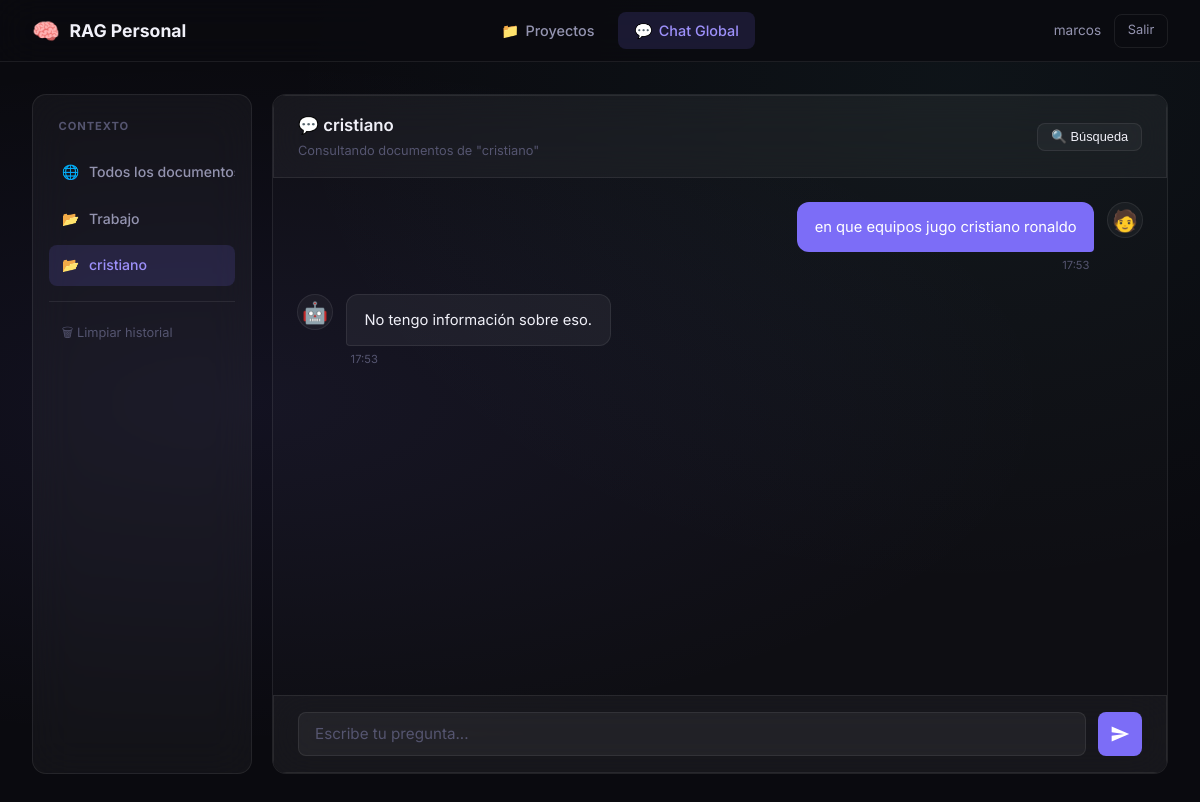
Page /chat/2 (signed in) on the committed database.
### tables this page shows
CREATE TABLE usuarios (
        id INTEGER PRIMARY KEY AUTOINCREMENT,
        nombre TEXT NOT NULL,
        email TEXT NOT NULL UNIQUE,
        password_hash TEXT NOT NULL,
        creado_en TEXT NOT NULL
    );

CREATE TABLE proyectos (
        id INTEGER PRIMARY KEY AUTOINCREMENT,
        usuario_id INTEGER NOT NULL,
        nombre TEXT NOT NULL,
        descripcion TEXT,
        creado_en TEXT NOT NULL,
        FOREIGN KEY(usuario_id) REFERENCES usuarios(id)
    );

CREATE TABLE mensajes_chat (
        id INTEGER PRIMARY KEY AUTOINCREMENT,
        usuario_id INTEGER NOT NULL,
        proyecto_id INTEGER,
        rol TEXT NOT NULL,
        contenido TEXT NOT NULL,
        creado_en TEXT NOT NULL,
        FOREIGN KEY(usuario_id) REFERENCES usuarios(id),
        FOREIGN KEY(proyecto_id) REFERENCES proyectos(id)
    );

### main.py (the view)
@app.get("/chat/{proyecto_id}", response_class=HTMLResponse)
async def chat_proyecto(proyecto_id: int, request: Request):
    u = usuario_actual(request)
    if not u:
        return RedirectResponse("/login", status_code=303)
    conn = conectar()
    proyecto = conn.execute(
        "SELECT * FROM proyectos WHERE id = ? AND usuario_id = ?",
        (proyecto_id, u["id"])
    ).fetchone()
    if not proyecto:
        conn.close()
        return RedirectResponse("/", status_code=303)
    historial = conn.execute(
        "SELECT * FROM mensajes_chat WHERE usuario_id = ? AND proyecto_id = ? ORDER BY creado_en ASC LIMIT 100",
        (u["id"], proyecto_id)
    ).fetchall()
    proyectos = conn.execute(
        "SELECT * FROM proyectos WHERE usuario_id = ?", (u["id"],)
    ).fetchall()
    conn.close()
    return templates.TemplateResponse("chat.html", {
        "request": request,
        "usuario": u,
        "historial": historial,
        "proyectos": proyectos,
        "proyecto_actual": proyecto,
        "activo": "chat",
    })

### templates/chat.html (shortened to what this page needs)
{% extends "base.html" %}
{% block content %}
<div class="chat-layout">
  <aside class="chat-sidebar glass">
    <div class="sidebar-title">Contexto</div>
    <a href="/chat" class="sidebar-item {% if not proyecto_actual %}active{% endif %}">
      <span>🌐</span> Todos los documentos
    </a>
    {% for p in proyectos %}
    <a href="/chat/{{ p.id }}" class="sidebar-item {% if proyecto_actual and proyecto_actual.id == p.id %}active{% endif %}">
      <span>📂</span> {{ p.nombre }}
    </a>
    {% endfor %}
    <div class="sidebar-divider"></div>
    <form method="post" action="/chat/limpiar">
      <button type="submit" class="sidebar-clear" onclick="return confirm('¿Borrar historial?')">
        🗑 Limpiar historial
      </button>
    </form>
  </aside>
  <div class="chat-area">
    <div class="chat-header glass">
      <div>
        <h2 class="chat-title">
          {% if proyecto_actual %}
            💬 {{ proyecto_actual.nombre }}
          {% else %}
            💬 Chat Global
          {% endif %}
        </h2>
        <p class="chat-subtitle">
          {% if proyecto_actual %}
            Consultando documentos de "{{ proyecto_actual.nombre }}"
          {% else %}
            Consultando todos tus documentos
          {% endif %}
        </p>
      </div>
      <button class="btn-secondary btn-sm" id="btn-busqueda" onclick="toggleBusqueda()">🔍 Búsqueda</button>
    </div>
    <div class="chat-messages" id="chat-messages">
      {% for msg in historial %}
      <div class="message message-{{ msg.rol }}">
        <div class="message-avatar">{{ '🧑' if msg.rol == 'user' else '🤖' }}</div>
        <div class="message-bubble">
          <div class="message-content">{{ msg.contenido }}</div>
          <div class="message-time">{{ msg.creado_en[11:16] }}</div>
        </div>
      </div>
      {% endfor %}
    </div>
    <div class="chat-input-area glass">
      <div class="chat-input-row">
        <textarea
          id="chat-input"
          placeholder="Escribe tu pregunta..."
          rows="1"
          class="chat-textarea"
        ></textarea>
        <button class="btn-send" id="btn-enviar" onclick="enviarMensaje()">
          <svg width="20" height="20" viewBox="0 0 24 24" fill="currentColor">
            <path d="M2 21l21-9L2 3v7l15 2-15 2v7z"/>
          </svg>
        </button>
      </div>
    </div>
  </div>
</div>
{% endblock %}

### templates/base.html (shortened to what this page needs)
<!DOCTYPE html>
<html lang="es">
<head>
  <link rel="stylesheet" href="/static/style.css">
</head>
<body>
  {% if request.session.get("usuario_id") %}
  <nav class="navbar">
    <div class="nav-brand">
      <span class="nav-icon">🧠</span>
      <span class="nav-title">RAG Personal</span>
    </div>
    <div class="nav-links">
      <a href="/" class="nav-link {% if activo == 'dashboard' %}active{% endif %}">
        <span>📁</span> Proyectos
      </a>
      <a href="/chat" class="nav-link {% if activo == 'chat' %}active{% endif %}">
        <span>💬</span> Chat Global
      </a>
    </div>
    <div class="nav-user">
      <span class="nav-username">{{ usuario.nombre if usuario else "" }}</span>
      <a href="/logout" class="btn-logout">Salir</a>
    </div>
  </nav>
  {% endif %}
  <main class="main-content">
    {% block content %}{% endblock %}
  </main>
</body>
</html>

### rows in the picture
usuarios: nombre "marcos"
proyectos: nombre "Trabajo"
proyectos: nombre "cristiano"
mensajes_chat: rol "🧑", contenido "en que equipos jugo cristiano ronaldo", creado_en "17:53"
mensajes_chat: rol "🤖", contenido "No tengo información sobre eso.", creado_en "17:53"
